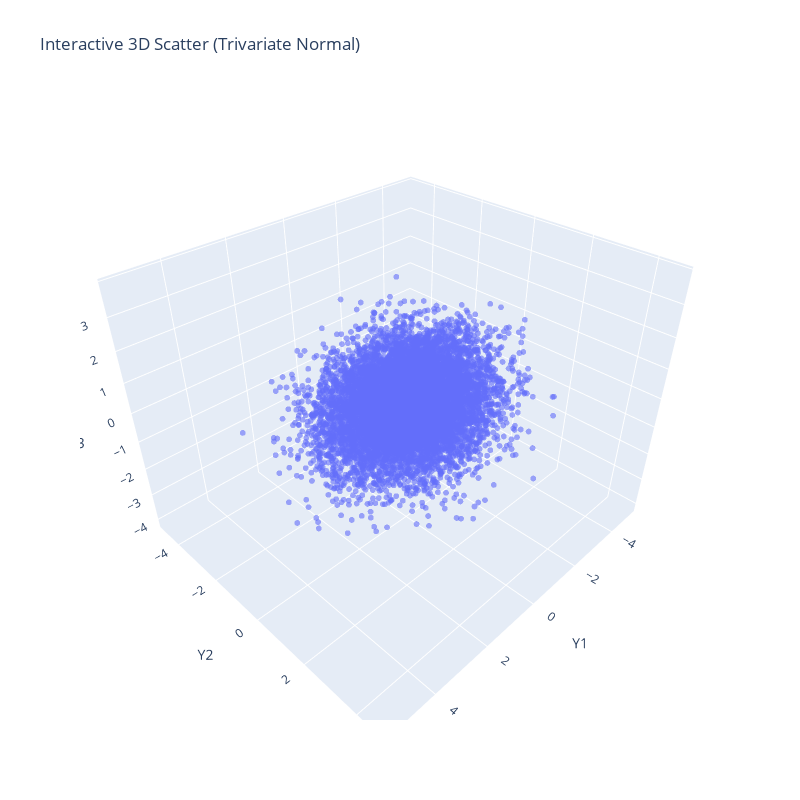

The notebook cell saved with this chart:
### Markdown cell above
## Challenge exercise

### Code cell
import numpy as np
import matplotlib.pyplot as plt
from mpl_toolkits.mplot3d import Axes3D
import plotly.graph_objects as go
from ipywidgets import interact, FloatSlider

# Generate a covariance matrix C（symmetric and positive definite）
C = np.array([[2.0, 0.5, 0.3],
              [0.5, 1.5, 0.4],
              [0.3, 0.4, 1.0]])  # Cij=Cov(Xi,Xj)=E[(Xi−μi)(Xj−μj)]

# C = A @ A.T
A = np.linalg.cholesky(C)

# Generate three independent varables X ~ N(0, I)
n_samples = 10000
X = np.random.randn(3, n_samples)  # shape (3, N)

# Linear transform Y = A X ⇒ Y ~ N(0, C)
Y0 = A @ X
Y = Y0.T

# Vertify covariance
print("Theoretical covariance matrix C：\n", C)
print("\nSample covariance matrix：\n", np.cov(Y.T))    #Each row is considered a trial value

# Plot 
fig = plt.figure(figsize=(8, 6))
ax = fig.add_subplot(111, projection='3d')
ax.scatter(Y[:, 0], Y[:, 1], Y[:, 2], s=2, alpha=0.1)
ax.set_xlabel('Y1')
ax.set_ylabel('Y2')
ax.set_zlabel('Y3')
plt.title("Trivariate Normal Samples")
plt.tight_layout()
plt.show()

# 3D interactive
fig = go.Figure(data=[go.Scatter3d(
    x=Y0[0], y=Y0[1], z=Y0[2],
    mode='markers',
    marker=dict(size=2, opacity=0.6)
)])

fig.update_layout(scene=dict(
    xaxis_title='Y1',
    yaxis_title='Y2',
    zaxis_title='Y3'),
    title='Interactive 3D Scatter (Trivariate Normal)',
    width=800,
    height=800              
)
fig.show()

### Figure 1 — Plotly figure (JSON) as saved in the notebook; plotly's stock layout.template omitted (floating-point values rounded to 4 significant figures; data arrays with more than 128 entries replaced by an {"elided": "..."} marker saying what was removed)
{"data": [{"marker": {"opacity": 0.6, "size": 2}, "mode": "markers", "type": "scatter3d", "x": {"elided": "10000 float values"}, "y": {"elided": "10000 float values"}, "z": {"elided": "10000 float values"}}], "layout": {"height": 800, "scene": {"xaxis": {"title": {"text": "Y1"}}, "yaxis": {"title": {"text": "Y2"}}, "zaxis": {"title": {"text": "Y3"}}}, "title": {"text": "Interactive 3D Scatter (Trivariate Normal)"}, "width": 800}}
